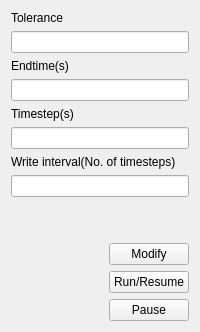
          <widget class="QWidget" name="tab_5">
           <attribute name="title">
            <string>Control</string>
           </attribute>
           <layout class="QGridLayout" name="gridLayout_17">
            <item row="3" column="0">
             <widget class="QLineEdit" name="endtime_lineEdit"/>
            </item>
            <item row="4" column="0">
             <widget class="QLabel" name="label_29">
              <property name="text">
               <string>Timestep(s)</string>
              </property>
             </widget>
            </item>
            <item row="10" column="0">
             <layout class="QGridLayout" name="gridLayout_18">
              <item row="1" column="1">
               <widget class="QPushButton" name="run_button">
                <property name="text">
                 <string>Run/Resume</string>
                </property>
               </widget>
              </item>
              <item row="2" column="1">
               <widget class="QPushButton" name="pause_run_button">
                <property name="text">
                 <string>Pause</string>
                </property>
               </widget>
              </item>
              <item row="0" column="1">
               <widget class="QPushButton" name="change_control_button">
                <property name="text">
                 <string>Modify</string>
                </property>
               </widget>
              </item>
              <item row="1" column="0">
               <spacer name="horizontalSpacer_7">
                <property name="orientation">
                 <enum>Qt::Horizontal</enum>
                </property>
                <property name="sizeHint" stdset="0">
                 <size>
                  <width>40</width>
                  <height>20</height>
                 </size>
                </property>
               </spacer>
              </item>
             </layout>
            </item>
            <item row="1" column="0">
             <widget class="QLineEdit" name="tolerance_lineEdit"/>
            </item>
            <item row="7" column="0">
             <widget class="QLineEdit" name="interval_lineEdit"/>
            </item>
            <item row="6" column="0">
             <widget class="QLabel" name="label_30">
              <property name="text">
               <string>Write interval(No. of timesteps)</string>
              </property>
             </widget>
            </item>
            <item row="0" column="0">
             <widget class="QLabel" name="label_27">
              <property name="text">
               <string>Tolerance</string>
              </property>
             </widget>
            </item>
            <item row="5" column="0">
             <widget class="QLineEdit" name="timestep_lineEdit"/>
            </item>
            <item row="2" column="0">
             <widget class="QLabel" name="label_28">
              <property name="text">
               <string>Endtime(s)</string>
              </property>
             </widget>
            </item>
            <item row="8" column="0">
             <spacer name="verticalSpacer_6">
              <property name="orientation">
               <enum>Qt::Vertical</enum>
              </property>
              <property name="sizeHint" stdset="0">
               <size>
                <width>20</width>
                <height>40</height>
               </size>
              </property>
             </spacer>
            </item>
           </layout>
          </widget>
